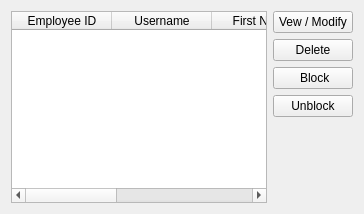
        <widget class="QWidget" name="SelectanAccount">
         <layout class="QHBoxLayout" name="horizontalLayout_82">
          <item>
           <layout class="QHBoxLayout" name="horizontalLayout_38">
            <item>
             <layout class="QHBoxLayout" name="horizontalLayout_37">
              <item>
               <layout class="QVBoxLayout" name="verticalLayout_23">
                <item>
                 <widget class="QTableWidget" name="ListOfAccounts">
                  <property name="editTriggers">
                   <set>QAbstractItemView::NoEditTriggers</set>
                  </property>
                  <property name="selectionBehavior">
                   <enum>QAbstractItemView::SelectRows</enum>
                  </property>
                  <column>
                   <property name="text">
                    <string>Employee ID</string>
                   </property>
                  </column>
                  <column>
                   <property name="text">
                    <string>Username</string>
                   </property>
                  </column>
                  <column>
                   <property name="text">
                    <string>First Name</string>
                   </property>
                  </column>
                  <column>
                   <property name="text">
                    <string>Last Name</string>
                   </property>
                  </column>
                  <column>
                   <property name="text">
                    <string>Is Blocked?</string>
                   </property>
                  </column>
                 </widget>
                </item>
               </layout>
              </item>
             </layout>
            </item>
            <item>
             <layout class="QVBoxLayout" name="verticalLayout_22">
              <item>
               <layout class="QVBoxLayout" name="verticalLayout_16">
                <item>
                 <widget class="QPushButton" name="ModifyAccountButton">
                  <property name="text">
                   <string>Vew / Modify</string>
                  </property>
                 </widget>
                </item>
                <item>
                 <widget class="QPushButton" name="DeleteAccountButton">
                  <property name="text">
                   <string>Delete</string>
                  </property>
                 </widget>
                </item>
                <item>
                 <widget class="QPushButton" name="BlockButton">
                  <property name="text">
                   <string> Block</string>
                  </property>
                 </widget>
                </item>
                <item>
                 <widget class="QPushButton" name="UnblockButton">
                  <property name="text">
                   <string>Unblock</string>
                  </property>
                 </widget>
                </item>
               </layout>
              </item>
              <item>
               <spacer name="verticalSpacer">
                <property name="orientation">
                 <enum>Qt::Vertical</enum>
                </property>
                <property name="sizeHint" stdset="0">
                 <size>
                  <width>20</width>
                  <height>40</height>
                 </size>
                </property>
               </spacer>
              </item>
             </layout>
            </item>
           </layout>
          </item>
         </layout>
        </widget>
